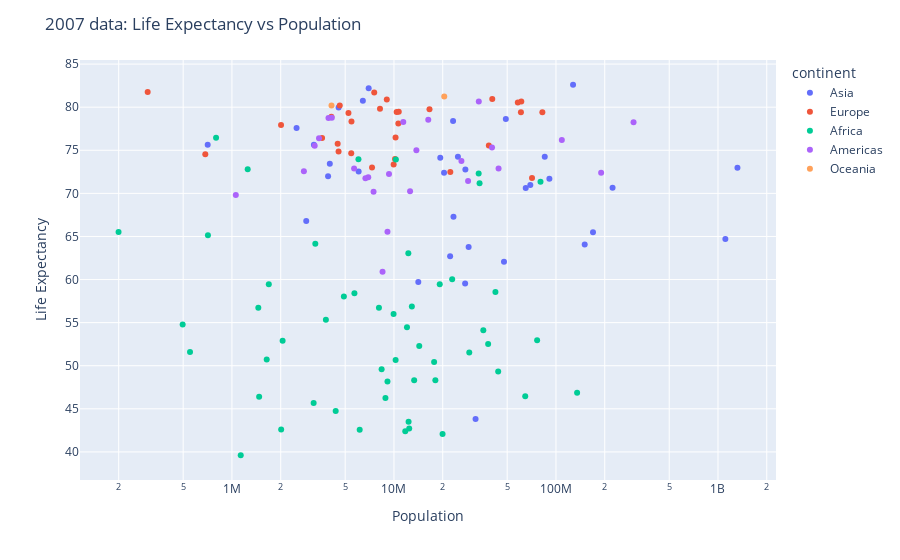

The notebook cell this image was saved under:
### Code cell
fig = px.scatter(data_frame = gapminder_2007, x = "pop", y = "lifeExp", color = "continent", 
                 log_x = True, hover_name = "country")
fig.update_layout(title = "2007 data: Life Expectancy vs Population", xaxis_title = "Population", 
                 yaxis_title = "Life Expectancy")
fig.show()

### Figure 1 — Plotly figure (JSON) as saved in the notebook; plotly's stock layout.template omitted (floating-point values rounded to 4 significant figures)
{"data": [{"hovertemplate": "<b>%{hovertext}</b><br><br>continent=Asia<br>pop=%{x}<br>lifeExp=%{y}<extra></extra>", "hovertext": ["Afghanistan", "Bahrain", "Bangladesh", "Cambodia", "China", "Hong Kong, China", "India", "Indonesia", "Iran", "Iraq", "Israel", "Japan", "Jordan", "Korea, Dem. Rep.", "Korea, Rep.", "Kuwait", "Lebanon", "Malaysia", "Mongolia", "Myanmar", "Nepal", "Oman", "Pakistan", "Philippines", "Saudi Arabia", "Singapore", "Sri Lanka", "Syria", "Taiwan", "Thailand", "Vietnam", "West Bank and Gaza", "Yemen, Rep."], "legendgroup": "Asia", "marker": {"color": "#636efa", "symbol": "circle"}, "mode": "markers", "name": "Asia", "orientation": "v", "showlegend": true, "type": "scatter", "x": [31889923, 708573, 150448339, 14131858, 1318683096, 6980412, 1110396331, 223547000, 69453570, 27499638, 6426679, 127467972, 6053193, 23301725, 49044790, 2505559, 3921278, 24821286, 2874127, 47761980, 28901790, 3204897, 169270617, 91077287, 27601038, 4553009, 20378239, 19314747, 23174294, 65068149, 85262356, 4018332, 22211743], "xaxis": "x", "y": [43.83, 75.64, 64.06, 59.72, 72.96, 82.21, 64.7, 70.65, 70.96, 59.55, 80.75, 82.6, 72.53, 67.3, 78.62, 77.59, 71.99, 74.24, 66.8, 62.07, 63.78, 75.64, 65.48, 71.69, 72.78, 79.97, 72.4, 74.14, 78.4, 70.62, 74.25, 73.42, 62.7], "yaxis": "y"}, {"hovertemplate": "<b>%{hovertext}</b><br><br>continent=Europe<br>pop=%{x}<br>lifeExp=%{y}<extra></extra>", "hovertext": ["Albania", "Austria", "Belgium", "Bosnia and Herzegovina", "Bulgaria", "Croatia", "Czech Republic", "Denmark", "Finland", "France", "Germany", "Greece", "Hungary", "Iceland", "Ireland", "Italy", "Montenegro", "Netherlands", "Norway", "Poland", "Portugal", "Romania", "Serbia", "Slovak Republic", "Slovenia", "Spain", "Sweden", "Switzerland", "Turkey", "United Kingdom"], "legendgroup": "Europe", "marker": {"color": "#EF553B", "symbol": "circle"}, "mode": "markers", "name": "Europe", "orientation": "v", "showlegend": true, "type": "scatter", "x": [3600523, 8199783, 10392226, 4552198, 7322858, 4493312, 10228744, 5468120, 5238460, 61083916, 82400996, 10706290, 9956108, 301931, 4109086, 58147733, 684736, 16570613, 4627926, 38518241, 10642836, 22276056, 10150265, 5447502, 2009245, 40448191, 9031088, 7554661, 71158647, 60776238], "xaxis": "x", "y": [76.42, 79.83, 79.44, 74.85, 73.0, 75.75, 76.49, 78.33, 79.31, 80.66, 79.41, 79.48, 73.34, 81.76, 78.89, 80.55, 74.54, 79.76, 80.2, 75.56, 78.1, 72.48, 74.0, 74.66, 77.93, 80.94, 80.88, 81.7, 71.78, 79.42], "yaxis": "y"}, {"hovertemplate": "<b>%{hovertext}</b><br><br>continent=Africa<br>pop=%{x}<br>lifeExp=%{y}<extra></extra>", "hovertext": ["Algeria", "Angola", "Benin", "Botswana", "Burkina Faso", "Burundi", "Cameroon", "Central African Republic", "Chad", "Comoros", "Congo, Dem. Rep.", "Congo, Rep.", "Cote d'Ivoire", "Djibouti", "Egypt", "Equatorial Guinea", "Eritrea", "Ethiopia", "Gabon", "Gambia", "Ghana", "Guinea", "Guinea-Bissau", "Kenya", "Lesotho", "Liberia", "Libya", "Madagascar", "Malawi", "Mali", "Mauritania", "Mauritius", "Morocco", "Mozambique", "Namibia", "Niger", "Nigeria", "Reunion", "Rwanda", "Sao Tome and Principe", "Senegal", "Sierra Leone", "Somalia", "South Africa", "Sudan", "Swaziland", "Tanzania", "Togo", "Tunisia", "Uganda", "Zambia", "Zimbabwe"], "legendgroup": "Africa", "marker": {"color": "#00cc96", "symbol": "circle"}, "mode": "markers", "name": "Africa", "orientation": "v", "showlegend": true, "type": "scatter", "x": [33333216, 12420476, 8078314, 1639131, 14326203, 8390505, 17696293, 4369038, 10238807, 710960, 64606759, 3800610, 18013409, 496374, 80264543, 551201, 4906585, 76511887, 1454867, 1688359, 22873338, 9947814, 1472041, 35610177, 2012649, 3193942, 6036914, 19167654, 13327079, 12031795, 3270065, 1250882, 33757175, 19951656, 2055080, 12894865, 135031164, 798094, 8860588, 199579, 12267493, 6144562, 9118773, 43997828, 42292929, 1133066, 38139640, 5701579, 10276158, 29170398, 11746035, 12311143], "xaxis": "x", "y": [72.3, 42.73, 56.73, 50.73, 52.3, 49.58, 50.43, 44.74, 50.65, 65.15, 46.46, 55.32, 48.33, 54.79, 71.34, 51.58, 58.04, 52.95, 56.73, 59.45, 60.02, 56.01, 46.39, 54.11, 42.59, 45.68, 73.95, 59.44, 48.3, 54.47, 64.16, 72.8, 71.16, 42.08, 52.91, 56.87, 46.86, 76.44, 46.24, 65.53, 63.06, 42.57, 48.16, 49.34, 58.56, 39.61, 52.52, 58.42, 73.92, 51.54, 42.38, 43.49], "yaxis": "y"}, {"hovertemplate": "<b>%{hovertext}</b><br><br>continent=Americas<br>pop=%{x}<br>lifeExp=%{y}<extra></extra>", "hovertext": ["Argentina", "Bolivia", "Brazil", "Canada", "Chile", "Colombia", "Costa Rica", "Cuba", "Dominican Republic", "Ecuador", "El Salvador", "Guatemala", "Haiti", "Honduras", "Jamaica", "Mexico", "Nicaragua", "Panama", "Paraguay", "Peru", "Puerto Rico", "Trinidad and Tobago", "United States", "Uruguay", "Venezuela"], "legendgroup": "Americas", "marker": {"color": "#ab63fa", "symbol": "circle"}, "mode": "markers", "name": "Americas", "orientation": "v", "showlegend": true, "type": "scatter", "x": [40301927, 9119152, 190010647, 33390141, 16284741, 44227550, 4133884, 11416987, 9319622, 13755680, 6939688, 12572928, 8502814, 7483763, 2780132, 108700891, 5675356, 3242173, 6667147, 28674757, 3942491, 1056608, 301139947, 3447496, 26084662], "xaxis": "x", "y": [75.32, 65.55, 72.39, 80.65, 78.55, 72.89, 78.78, 78.27, 72.23, 74.99, 71.88, 70.26, 60.92, 70.2, 72.57, 76.19, 72.9, 75.54, 71.75, 71.42, 78.75, 69.82, 78.24, 76.38, 73.75], "yaxis": "y"}, {"hovertemplate": "<b>%{hovertext}</b><br><br>continent=Oceania<br>pop=%{x}<br>lifeExp=%{y}<extra></extra>", "hovertext": ["Australia", "New Zealand"], "legendgroup": "Oceania", "marker": {"color": "#FFA15A", "symbol": "circle"}, "mode": "markers", "name": "Oceania", "orientation": "v", "showlegend": true, "type": "scatter", "x": [20434176, 4115771], "xaxis": "x", "y": [81.23, 80.2], "yaxis": "y"}], "layout": {"legend": {"title": {"text": "continent"}, "tracegroupgap": 0}, "margin": {"t": 60}, "title": {"text": "2007 data: Life Expectancy vs Population"}, "xaxis": {"anchor": "y", "domain": [0, 1], "title": {"text": "Population"}, "type": "log"}, "yaxis": {"anchor": "x", "domain": [0, 1], "title": {"text": "Life Expectancy"}}}}
